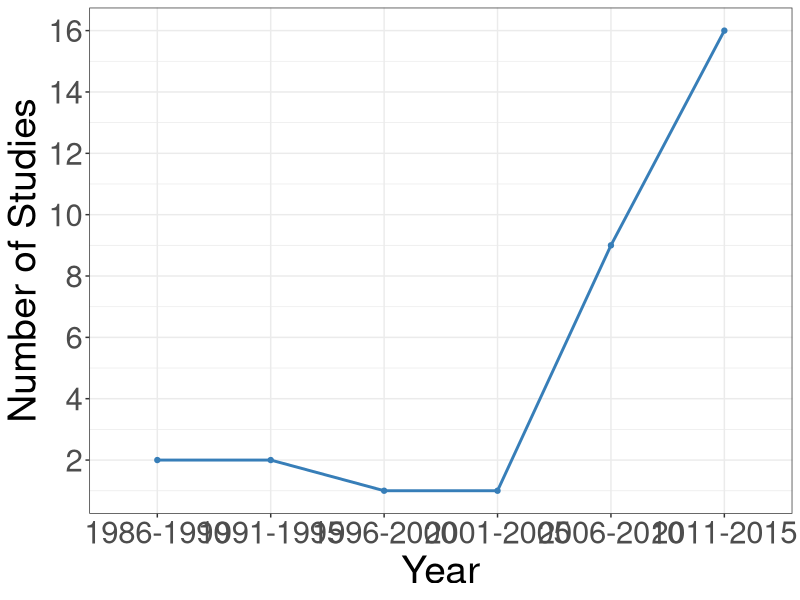
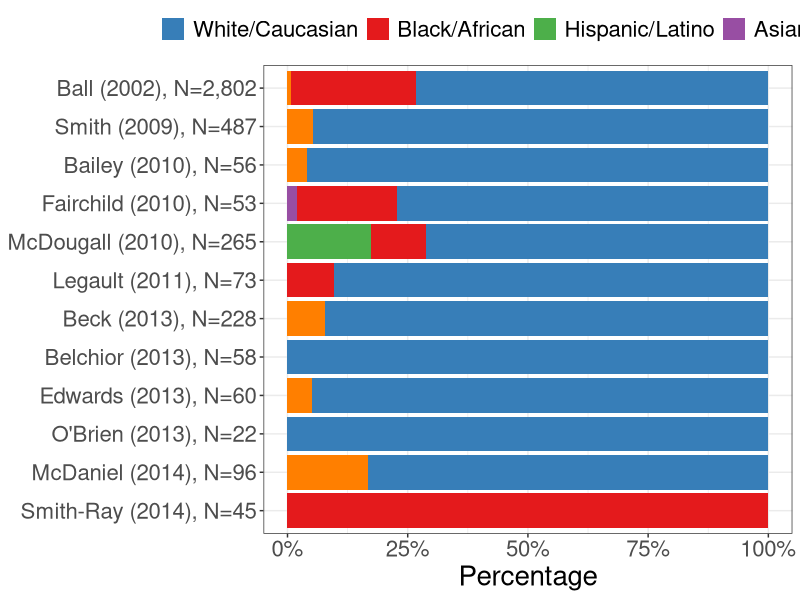
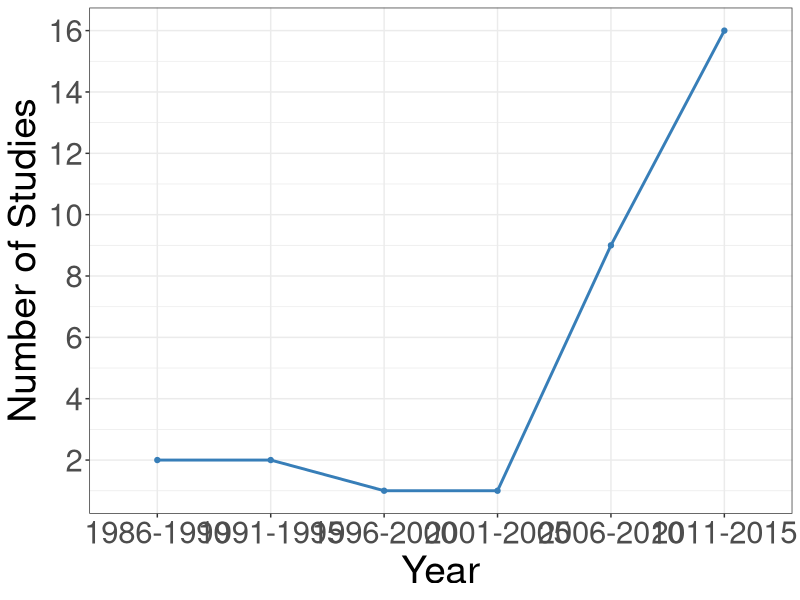
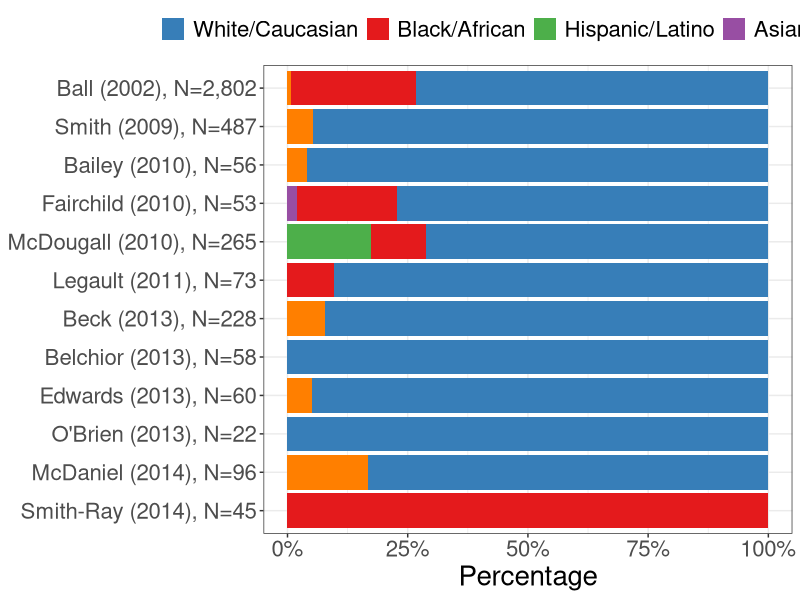

Write the R code that produced these figures, in order.
library(ggplot2)
library(RColorBrewer)
library(scales)
library(reshape2)

# figure 1

df1 <- data.frame("year" = c("1986-1990",
                             "1991-1995",
                             "1996-2000",
                             "2001-2005",
                             "2006-2010",
                             "2011-2015"),

                  "study" = c(2,
                              2,
                              1,
                              1,
                              9,
                              16))

# color_ = "darkblue"
color_ = brewer.pal(5, "Set1")[2]

ggplot(df1, aes(x=year, y=study, group=1)) +
    geom_point(stat='summary', fun.y=sum, color = color_) +
    stat_summary(fun.y=sum, geom="line", size = 1, color = color_) +
    xlab("Year") + ylab("Number of Studies") +
    scale_y_continuous(breaks = seq(0, 20, 2)) +
    theme_bw() +
    theme(text = element_text(size=28))
    # theme_classic()
    # scale_color_manual(brewer.pal(9, "PuOr")[5])

ggsave("img/figure1_color.png", plot = last_plot(), device = NULL, path = NULL,
       scale = 1, width = 12, height = 8, units = "in",
       dpi = 300, limitsize = TRUE)

#Figure 2
df2 <- read.csv("fig2.csv", stringsAsFactors = F)
df2 <- melt(df2, id.vars = "Study")
names(df2) <- c("study", "race", "pct")
df2$race <- factor(df2$race)
levels(df2$race) <- c("White/Caucasian", "Black/African",
                     "Hispanic/Latino", "Asian", "Other")
df2$study <- factor(df2$study, levels = df2$study[12:1])

ggplot(data = df2) +
    geom_bar(aes(x = study, y = pct, fill = race), stat = "identity") +
    # scale_fill_brewer(palette = "Set2") +
    scale_fill_manual(values = brewer.pal(5, "Set1")[c(2,1,3,4,5)],
    # scale_fill_manual(values = gray.colors(6, start = 0.1)[c(6,1,5,2,4)],
    # scale_fill_manual(values = gray.colors(5, start = 0.1)[c(5,2,4,1,3)],
                      name = "") +
    # scale_fill_grey(name = "Ethnic Groups") +
    scale_y_continuous(labels=percent, limits = c(0, 1)) +
    ylab("Percentage") +
    theme_bw() +
    theme(text = element_text(size=20)) +
    theme(legend.position="top") +
    coord_flip() +
    theme(axis.title.y = element_blank())

ggsave("img/figure2_color.png", plot = last_plot(), device = NULL, path = NULL,
       scale = 1, width = 12, height = 7, units = "in",
       dpi = 300, limitsize = TRUE)
